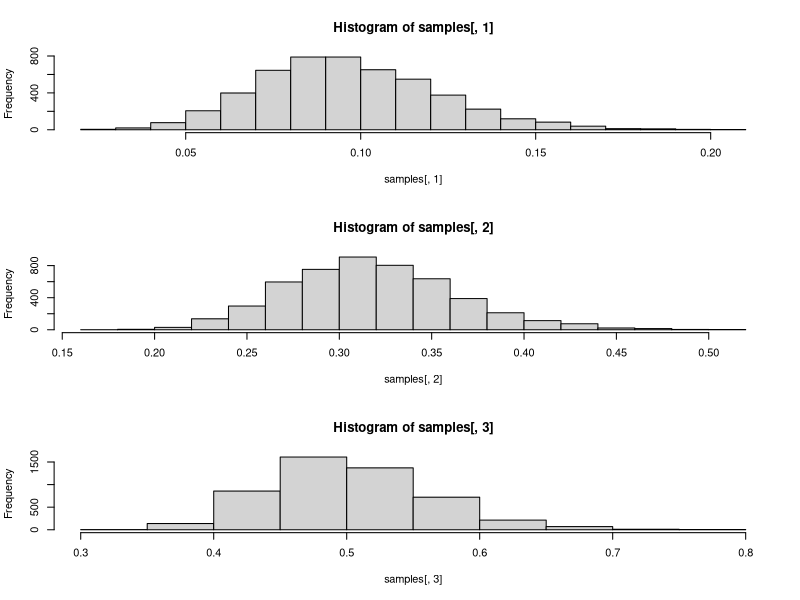
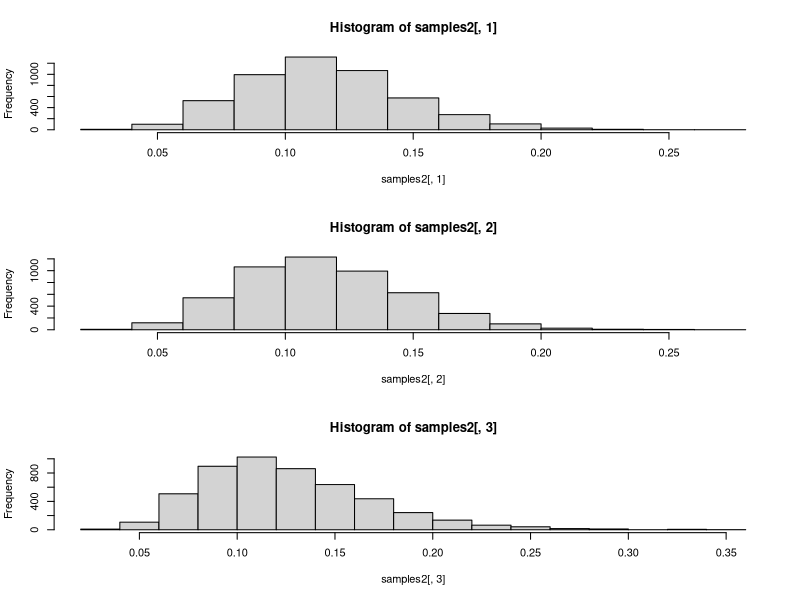
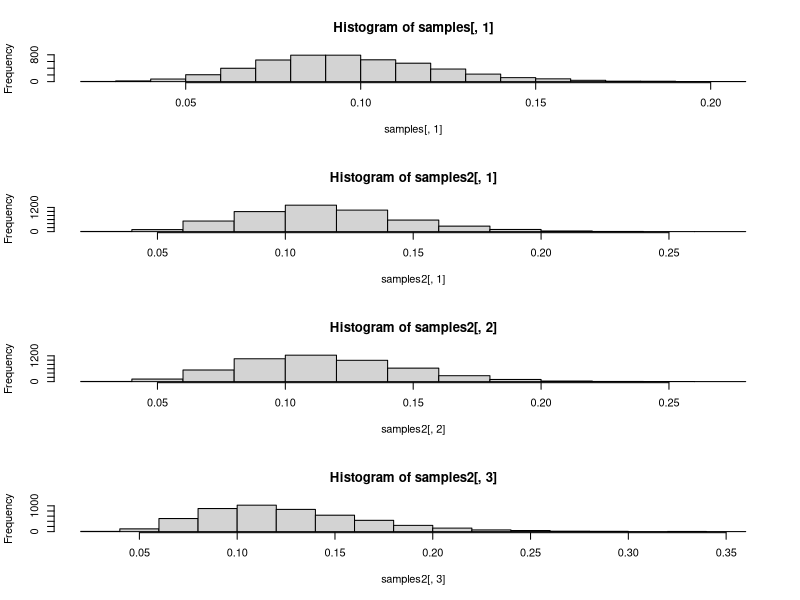

Write the R code that produced these figures, in order.
## ---- chunk 1
# size of (whole) sample
N <- 10000
# number of groups
k <- c(10, 50, 100)
# number of obserwations in each group
m <- N/k
# number of simulations = size of the range distribution sample
S <- 5000
## ---- chunk 2
# here we store our samples from range distributions
samples <- matrix(0, nrow=S, ncol=3)

set.seed(7)

for (i in 1:3){
  
  CalcDiff <- function(k, m, groups) {
    x <- rnorm(k*m)
    means <- tapply(x, groups, mean)
    difference <- max(means) - min(means)
    return(difference)
  }
  
  groups <- rep(1:k[i], times=m[i])
  
  samples[,i] <- replicate(S, CalcDiff(k[i],m[i],groups))

}

## ---- chunk 3
par(mfrow=c(3,1))
hist(samples[,1])
hist(samples[,2])
hist(samples[,3])

## ---- chunk 4

ks.test(samples[,1], samples[,2])
ks.test(samples[,2], samples[,3])
ks.test(samples[,3], samples[,1])

## ---- chunk 5
# number of groups
k <- 10

# here we store our samples from range distributions
samples2 <- matrix(0, nrow=S, ncol=3)
## ---- chunk 6
set.seed(7)

groups <- sample(1:k, size=N, replace=TRUE, prob = c(0.4, rep(0.6, times=(k-1))/(k-1)))

samples2[,1] <- replicate(S, CalcDiff(k,N/k,groups))
## ---- chunk 7
set.seed(7)

groups <- sample(1:k, size=N, replace=TRUE, prob = c(0.25, 0.25, rep(0.5, times=(k-2))/(k-2)))

samples2[,2] <- replicate(S, CalcDiff(k,N/k,groups))
## ---- chunk 8
set.seed(7)

groups <- sample(1:k, size=N, replace=TRUE, prob = (1:k)/sum(1:k))

samples2[,3] <- replicate(S, CalcDiff(k,N/k,groups))
## ---- chunk 9
par(mfrow=c(3,1))
hist(samples2[,1])
hist(samples2[,2])
hist(samples2[,3])

## ---- chunk 10

ks.test(samples2[,1], samples2[,2])
ks.test(samples2[,2], samples2[,3])
ks.test(samples2[,3], samples2[,1])

## ---- chunk 11
par(mfrow=c(4,1))
hist(samples[,1])
hist(samples2[,1])
hist(samples2[,2])
hist(samples2[,3])

## ---- chunk 12

ks.test(samples[,1], samples2[,1])
ks.test(samples[,1], samples2[,2])
ks.test(samples[,1], samples2[,3])

